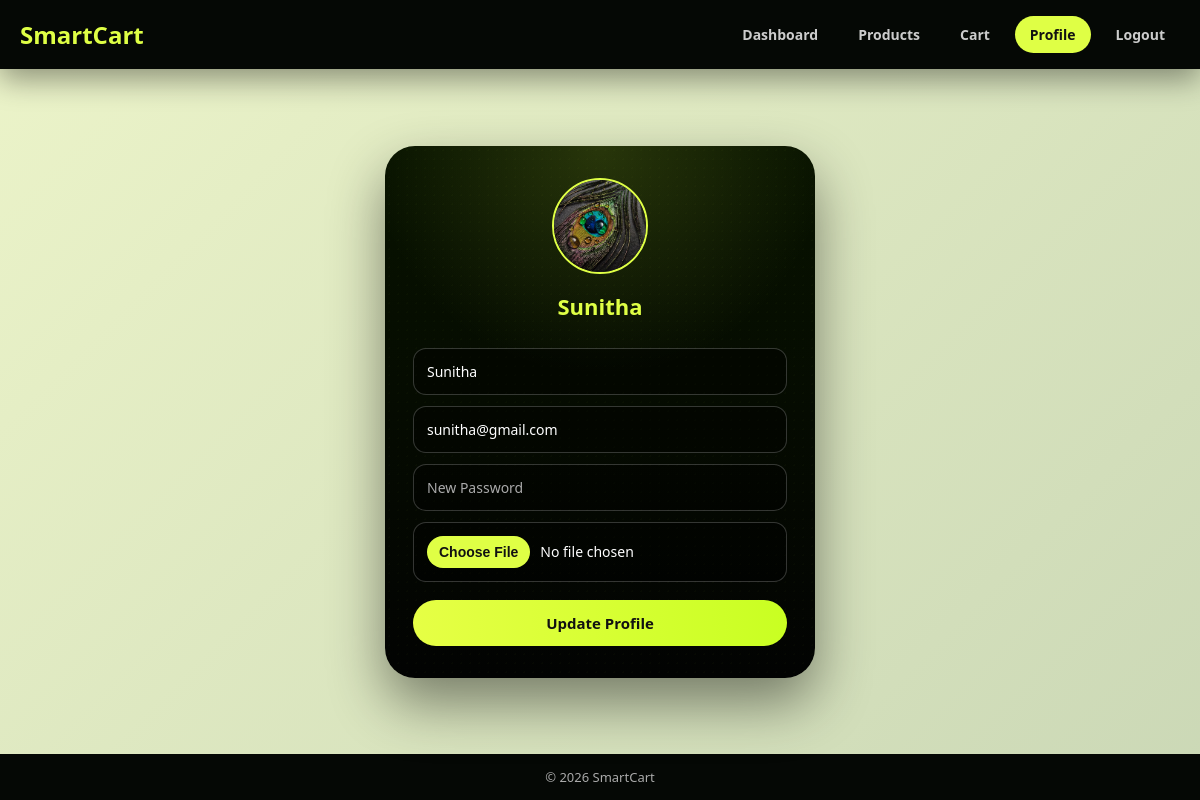
/user/profile (signed in), run on the app's committed database.
### tables this page shows
CREATE TABLE users (
    user_id INTEGER PRIMARY KEY AUTOINCREMENT,
    name TEXT NOT NULL,
    email TEXT UNIQUE NOT NULL,
    password TEXT NOT NULL,
    profile_image TEXT
);

### app.py (the view, shortened to what this page needs)
@app.route('/user/profile', methods=['GET', 'POST'])
def user_profile():
    if 'user_id' not in session:
        flash("Please login!", "danger")
        return redirect('/user-login')
    user_id = session['user_id']
    conn = get_db_connection()
    cursor = conn.cursor()
    cursor.execute("SELECT * FROM users WHERE user_id=?", (user_id,))
    user = cursor.fetchone()
    cursor.close()
    conn.close()
    return render_template("user/user_profile.html", user=user)

### app.py (called while the page is built)
def get_db_connection():
    import sqlite3
    conn = sqlite3.connect(config.DB_NAME)
    conn.row_factory = sqlite3.Row
    return conn

### templates/user/user_profile.html (shortened to what this page needs)
<!DOCTYPE html>
<html lang="en">
<head>
</head>
<body>
<div class="navbar">
    <div class="logo">SmartCart</div>
    <div class="nav-links" id="navLinks">
        <a href="/user-dashboard">Dashboard</a>
        <a href="/user/products">Products</a>
        <a href="/user/cart">Cart</a>
        <a href="/user/profile" class="active">Profile</a>
        <a href="/user-logout">Logout</a>
    </div>
</div>
<div class="main">
<div class="profile-card">
{% if user.profile_image %}
    <img src="{{ url_for('static', filename='uploads/user_profiles/' + user.profile_image) }}" alt="Profile Image">
{% else %}
    <div class="default-avatar">
        {{ user.name[0]|upper }}
    </div>
{% endif %}
<h3>{{ user.name }}</h3>
<form method="POST" action="/user/profile" enctype="multipart/form-data">
    <input type="text" name="name" value="{{ user.name }}" required>
    <input type="email" name="email" value="{{ user.email }}" required>
    <input type="password" name="password" placeholder="New Password">
    <input type="file" name="profile_image" accept="image/*">
    <button type="submit">Update Profile</button>
</form>
</div>
</div>
<div class="footer">
    © 2026 SmartCart
</div>
</body>
</html>

### templates/user/user_profile.html (style rules this page uses)
* { margin:0; padding:0; box-sizing:border-box; font-family:'Segoe UI', Arial, sans-serif; }
html,body { width:100%; overflow-x:hidden; }
body { min-height:100vh; display:flex; flex-direction:column; background:linear-gradient(135deg,#ecf4c9,#cbd8b6); color:#fff; }
.navbar { width:100%; background:#050805; padding:16px 20px; display:flex; justify-content:space-between; align-items:center; flex-wrap:wrap; gap:14px; box-shadow:0 10px 30px rgba(0,0,0,.4); position:sticky; top:0; z-index:1000; }
.logo { font-size:24px; font-weight:900; color:#dfff45; }
.nav-links { display:flex; gap:10px; flex-wrap:wrap; }
.nav-links a { text-decoration:none; color:#ccc; padding:9px 15px; border-radius:20px; font-size:14px; font-weight:700; transition:.3s ease; }
.nav-links a:hover, .nav-links a.active { background:#dfff45; color:#111; }
.main { flex:1; width:100%; display:flex; justify-content:center; align-items:center; padding:24px 16px; }
.profile-card { width:100%; max-width:430px; padding:32px 28px; border-radius:30px; text-align:center; background: radial-gradient(circle at top, rgba(223,255,69,.15), transparent 40%), linear-gradient(180deg,#081300,#020302); box-shadow:0 25px 55px rgba(0,0,0,.45); position:relative; overflow:hidden; }
.profile-card::before { content:""; position:absolute; inset:0; background-image:radial-gradient(rgba(211,255,65,.25) 1px, transparent 1px); background-size:9px 9px; opacity:.08; pointer-events:none; }
.profile-card > * { position:relative; z-index:2; }
.profile-card img { width:96px; height:96px; border-radius:50%; object-fit:cover; margin-bottom:12px; border:2px solid #dfff45; background:rgba(255,255,255,.08); }
.profile-card h3 { margin-bottom:16px; color:#dfff45; font-size:22px; word-break:break-word; }
.profile-card input { width:100%; padding:13px; margin-top:11px; border-radius:13px; border:1px solid rgba(255,255,255,.2); background:rgba(0,0,0,.4); color:#fff; outline:none; font-size:14px; }
.profile-card input::placeholder { color:#aaa; }
.profile-card input[type="file"] { cursor:pointer; }
.profile-card button { margin-top:18px; padding:13px; width:100%; background:linear-gradient(90deg,#e6ff45,#c9ff22); color:#111; border:none; border-radius:25px; cursor:pointer; font-weight:900; font-size:15px; transition:.3s ease; }
.footer { background:#050805; color:#aaa; text-align:center; padding:14px 10px; font-size:13px; }

### data on the page
users: profile_image (picture), name "Sunitha", email "sunitha@gmail.com"
